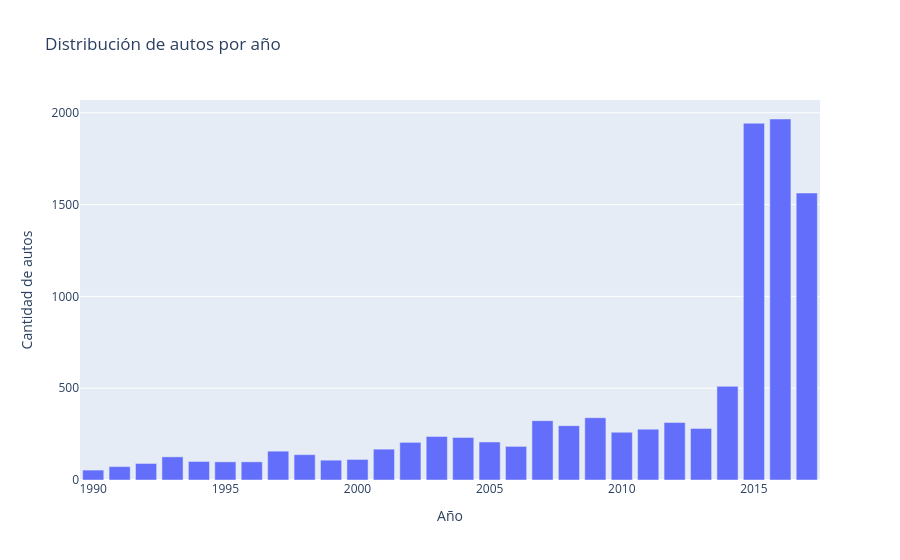

Source (notebook cell):
### Code cell
# Distribución de la cantidad de autos por año
dic = {1990+i: sum(df['Year'] == 1990+i) for i in range(28)}
x_dic = [1990 + i for i in range(28)]
y_dic = [dic[1990 + i] for i in range(28)]

fig = go.Figure([go.Bar(x=x_dic, y=y_dic)])

fig.update_layout(title="Distribución de autos por año",
                  xaxis_title="Año",
                  yaxis_title="Cantidad de autos")

fig.show()

### Figure 1 — Plotly figure (JSON) as saved in the notebook; plotly's stock layout.template omitted (floating-point values rounded to 4 significant figures)
{"data": [{"type": "bar", "x": [1990, 1991, 1992, 1993, 1994, 1995, 1996, 1997, 1998, 1999, 2000, 2001, 2002, 2003, 2004, 2005, 2006, 2007, 2008, 2009, 2010, 2011, 2012, 2013, 2014, 2015, 2016, 2017], "y": [54, 73, 90, 126, 101, 99, 99, 157, 138, 108, 112, 168, 205, 237, 232, 207, 183, 323, 296, 339, 260, 277, 313, 281, 510, 1943, 1966, 1563]}], "layout": {"title": {"text": "Distribución de autos por año"}, "xaxis": {"title": {"text": "Año"}}, "yaxis": {"title": {"text": "Cantidad de autos"}}}}
